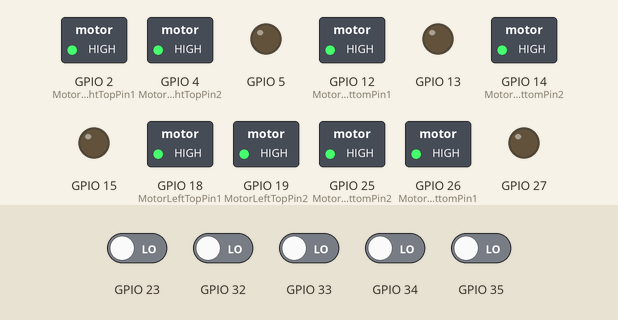
Simulated run of this program. Board: ESP32. Shown: switched loads named in the program (green lamp = pin HIGH), output pins drawn as LEDs (lit = HIGH). The inputs (shaded band) are chosen by the test bench; at power-on: GPIO 23, GPIO 32–35 LOW.

Above: at 1.2 s.
1.3 s: GPIO 23 driven HIGH and GPIO 34 driven HIGH
At 1.8 s:
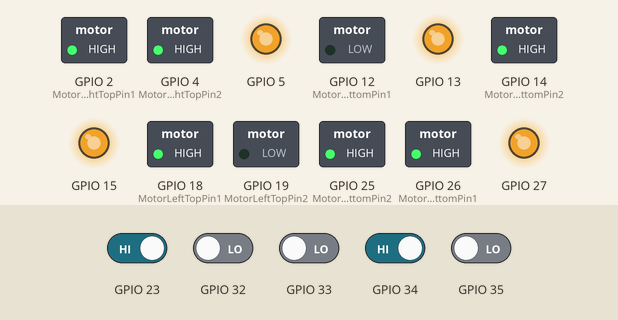
2.8 s: GPIO 23 driven LOW
At 4.0 s:
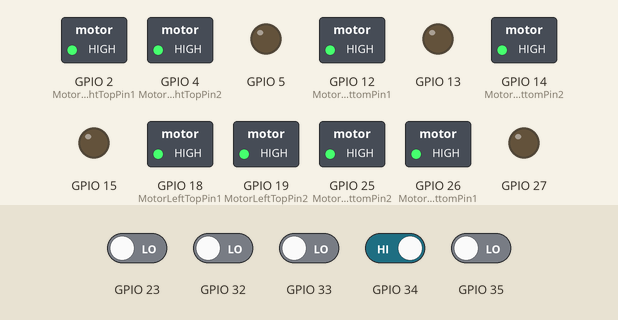
4.3 s: GPIO 23 driven HIGH
At 5.3 s:
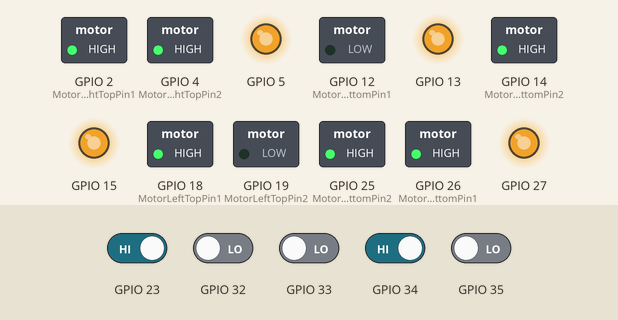
5.8 s: GPIO 32 driven HIGH
At 6.4 s:
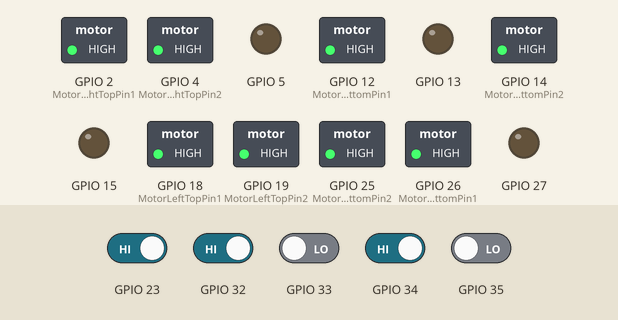
7.3 s: GPIO 33 driven HIGH
At 7.6 s:
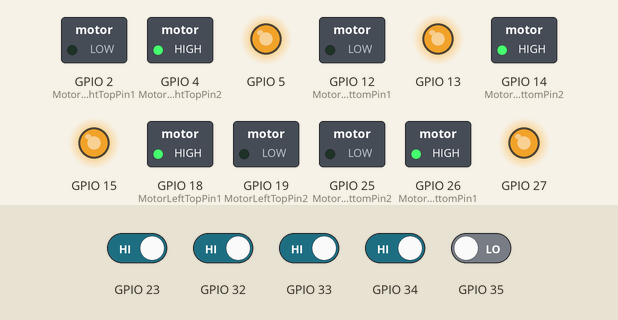
8.8 s: GPIO 34 driven LOW
At 9.9 s:
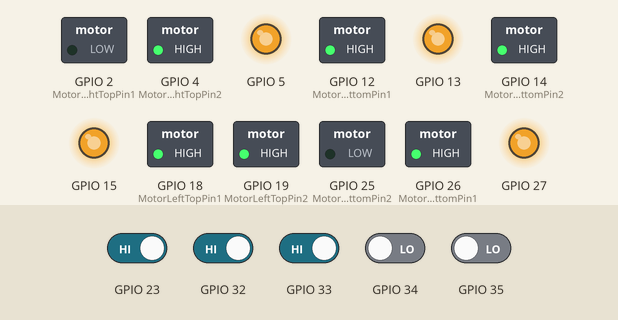
Timing chart, 0 to 11.3 s (numbered marks = the images above; inputs shaded):
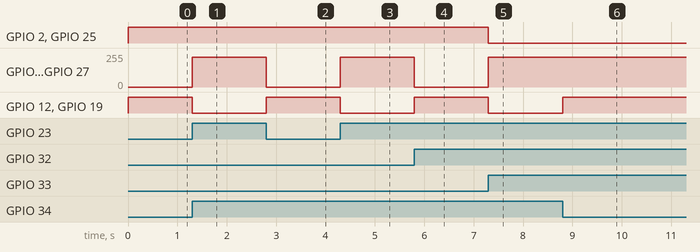

The program:

main.cpp
```cpp
#include <Arduino.h>

#include "utils.h"
//#include "now.h"
#include <Wire.h>
#define TIME 5000

/* Definição dos pinos */

#define MotorRightTopPin1 2
#define MotorRightTopPin2 4
#define MotorRightBottomPin1 26
#define MotorRightBottomPin2 25
#define MotorLeftTopPin1 18
#define MotorLeftTopPin2 19
#define MotorLeftBottomPin1 12
#define MotorLeftBottomPin2 14


#define SENSOR1 33
#define SENSOR2 32
#define SENSOR3 35
#define SENSOR4 34
#define SENSOR5 23

#define SHUT_1
#define SHUT_2
#define SHUT_3
#define SHUT_4

#define PWM0 15
#define PWM1 27
#define PWM2 5
#define PWM3 13

//Passagem dos pinos a serem lidos e enviados e endereço das esps slaves

uint8_t gpios[] = {23, 2};
uint8_t macSlave[6] = {0xFF, 0xFF, 0xFF, 0xFF, 0xFF, 0xFF};
const int id = 1; //ID da colheitadeira

/* Criando objetos */

Utils robot (
    MotorRightTopPin1, MotorRightTopPin2, MotorRightBottomPin1, MotorRightBottomPin2, MotorLeftTopPin1, MotorLeftTopPin2, MotorLeftBottomPin1, MotorLeftBottomPin2,
    PWM0, PWM1, PWM2, PWM3,
    SENSOR1, SENSOR2, SENSOR3, SENSOR4, SENSOR5);
/*
Now comunication (
    gpios, macSlave, id);
*/
/* Variáveis default */

int status = 0;

void setup() {
    //Desligar os motores do robô

    robot.moveRobot(0, 0);

    //Declarando estados inciais do trator
    status = 1;
    //comunication.Init();

};

void loop() {


    //Inicia o robô (Trocar 1 pelo microstart)

    while (1) {

        float initialTime = 0;
        int moveType, speed = 225;
        moveType = robot.followLine();
        robot.moveRobot(moveType, speed);
        /*
        comunication.Slave();
        comunication.Master();

        Verifica se trator está posicionado
        if (comunication.myData.status == 1 && comunication.otherData.ready == true) {
            //Trator posicionado
            moveType = robot.followLine();
            robot.moveRobot(moveType, speed);

            comunication.myData.moveType = moveType;
            comunication.myData.time = millis() - initialTime;

        }

        else {
            //Esperando o trator chegar
            robot.moveRobot(0,0);
            initialTime = millis();
        }
        */
    }
};
```

Measured:
- after the input at 1.3 s, GPIO 5, GPIO 13, GPIO 15, GPIO 27: 0/255 → 224/255 at once; GPIO 12 (MotorLeftBottomPin1), GPIO 19 (MotorLeftTopPin2): HIGH → LOW at once
- after the input at 2.8 s, GPIO 5, GPIO 13, GPIO 15, GPIO 27: 224/255 → 0/255 at once; GPIO 12 (MotorLeftBottomPin1), GPIO 19 (MotorLeftTopPin2): LOW → HIGH at once
- after the input at 4.3 s, GPIO 5, GPIO 13, GPIO 15, GPIO 27: 0/255 → 224/255 at once; GPIO 12 (MotorLeftBottomPin1), GPIO 19 (MotorLeftTopPin2): HIGH → LOW at once
- after the input at 5.8 s, GPIO 5, GPIO 13, GPIO 15, GPIO 27: 224/255 → 0/255 at once; GPIO 12 (MotorLeftBottomPin1), GPIO 19 (MotorLeftTopPin2): LOW → HIGH at once
- after the input at 7.3 s, GPIO 2 (MotorRightTopPin1), GPIO 12 (MotorLeftBottomPin1), GPIO 19 (MotorLeftTopPin2), GPIO 25 (MotorRightBottomPin2): HIGH → LOW at once; GPIO 5, GPIO 13, GPIO 15, GPIO 27: 0/255 → 224/255 at once
- after the input at 8.8 s, GPIO 12 (MotorLeftBottomPin1), GPIO 19 (MotorLeftTopPin2): LOW → HIGH at once
